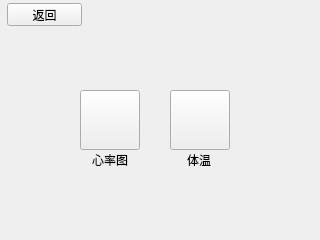
<?xml version="1.0" encoding="UTF-8"?>
<ui version="4.0">
 <class>examinationList</class>
 <widget class="QWidget" name="examinationList">
  <property name="geometry">
   <rect>
    <x>0</x>
    <y>0</y>
    <width>320</width>
    <height>240</height>
   </rect>
  </property>
  <property name="windowTitle">
   <string>Form</string>
  </property>
  <property name="styleSheet">
   <string notr="true">QWidget[objectName=examinationList]{
	background-color:rgb(0, 234, 147);
}</string>
  </property>
  <widget class="QPushButton" name="backButton">
   <property name="geometry">
    <rect>
     <x>7</x>
     <y>3</y>
     <width>75</width>
     <height>23</height>
    </rect>
   </property>
   <property name="text">
    <string>返回</string>
   </property>
  </widget>
  <widget class="QPushButton" name="heartRate">
   <property name="geometry">
    <rect>
     <x>80</x>
     <y>90</y>
     <width>60</width>
     <height>60</height>
    </rect>
   </property>
   <property name="text">
    <string/>
   </property>
   <property name="icon">
    <iconset resource="resource.qrc">
     <normaloff>:/resource/heart.png</normaloff>:/resource/heart.png</iconset>
   </property>
   <property name="iconSize">
    <size>
     <width>60</width>
     <height>60</height>
    </size>
   </property>
  </widget>
  <widget class="QPushButton" name="temperature">
   <property name="geometry">
    <rect>
     <x>170</x>
     <y>90</y>
     <width>60</width>
     <height>60</height>
    </rect>
   </property>
   <property name="text">
    <string/>
   </property>
   <property name="icon">
    <iconset resource="resource.qrc">
     <normaloff>:/resource/thermameter.png</normaloff>:/resource/thermameter.png</iconset>
   </property>
   <property name="iconSize">
    <size>
     <width>60</width>
     <height>60</height>
    </size>
   </property>
  </widget>
  <widget class="QLabel" name="label">
   <property name="geometry">
    <rect>
     <x>83</x>
     <y>154</y>
     <width>54</width>
     <height>12</height>
    </rect>
   </property>
   <property name="text">
    <string>心率图</string>
   </property>
   <property name="alignment">
    <set>Qt::AlignCenter</set>
   </property>
  </widget>
  <widget class="QLabel" name="label_2">
   <property name="geometry">
    <rect>
     <x>172</x>
     <y>154</y>
     <width>54</width>
     <height>12</height>
    </rect>
   </property>
   <property name="text">
    <string>体温</string>
   </property>
   <property name="alignment">
    <set>Qt::AlignCenter</set>
   </property>
  </widget>
 </widget>
 <resources>
  <include location="resource.qrc"/>
 </resources>
 <connections/>
</ui>
